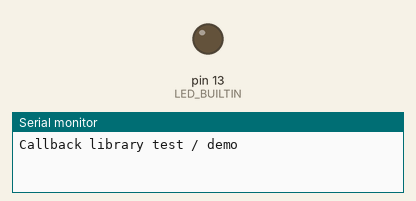
Recording of a sketch running on a simulated Arduino Uno, built with avr-gcc and run on an emulated ATmega328P. Shown: output pins drawn as LEDs (lit = HIGH), the last lines printed to the serial monitor.

Above: at 1.0 s.
At 7.0 s:
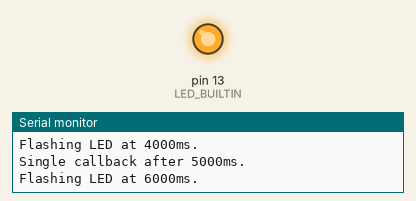
Timing chart, 0 to 9.2 s (numbered marks = the images above):
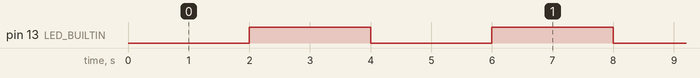

The sketch:

CallbackFunction.ino
```cpp
//This works. Now to make it into a library to be easily included.
//See PJON library for structs in libraries.
#include "typedefs.h"
#include "defines.h"
#define maxCallbacks 3
callback callbacks[maxCallbacks];
void setup() {
  Serial.begin(38400);
  pinMode(LED_BUILTIN,OUTPUT);
  Serial.println(F("Callback library test / demo"));
  registerCallback(2000,true,flashLED);
  registerCallback(5000,false,serialTest);
}

void loop() {
  checkCallbacks();
}
void flashLED() {
  digitalWrite(LED_BUILTIN,!digitalRead(LED_BUILTIN));
  Serial.print(F("Flashing LED at "));
  Serial.print(millis());
  Serial.println(F("ms."));
}
void serialTest() {
  Serial.print(F("Single callback after "));
  Serial.print(millis());
  Serial.println(F("ms."));
}
```

callbacks.ino
```cpp
//Call this function often - this will check if any callbacks need to be executed and run them.
void checkCallbacks() {
  unsigned long currentTime = millis();
  //Loop over all the current callbacks, check if they are active, check if the time is right, then execute.
  for(byte index = 0; index < maxCallbacks; index++) {
    if(callbacks[index].active == true) { //Simple operation first
      if(currentTime - callbacks[index].startTime >= callbacks[index].duration) { //More complex 32 bit. Check the actual time.
        //The callback will be executed.
        if(callbacks[index].repeat) { //If the callback should be repeated, enter the next time, else stop it.
          callbacks[index].startTime = currentTime; //Set the next time to callback.
        } else {
          callbacks[index].active = false;
        }
        //Call the function
        callbacks[index].returnFunction();
      }
    }
  }
}
//Disble a callback - usefull for looped callbacks
void cancelCallback(byte index) {
  callbacks[index].active = false;
}
//Register a callback into an empty callback slot. If the buffer is full, this will return callbackBufferFull (255), otherwise the index of the callback in the buffer
byte registerCallback(unsigned long duration,bool repeat, void (*returnFunction)) {
  //Do a linear search to find a non assigned callback, otherwise return a callback overload error code
  //Deliver the goods into the empty callback in the array
  byte index;
  for(index = 0; index < maxCallbacks; index++) {
    if(callbacks[index].active == false) {
      break; //Exit the for loop - we found an empty callback spot.
    }
  }
  if(index == maxCallbacks) { //We didn't find an empty slot for the callback.
    return callbackBufferFull;
  }
  //Set up the callback
  callbacks[index].startTime = millis();
  callbacks[index].duration = duration;
  callbacks[index].returnFunction = returnFunction;
  callbacks[index].active = true;
  callbacks[index].repeat = repeat;
  return index; //Send back the index of the callback function 'cause why not.
}
```

defines.h
```cpp
#define callbackBufferFull 255
```

typedefs.h
```cpp
//Have a look at this?: https://arduino.stackexchange.com/questions/23063/user-callback-functions
//Put structs into an an array and loop over them from time to time to check if any needs calling.
//Use link above to find out how to do varying params.
struct callback {
  unsigned long startTime;
  unsigned long duration;
  void (*returnFunction)();
  bool active; //True when yet to be called, false after called
  bool repeat; //True when repeating, false when single shot.
};
byte registerCallback(unsigned long duration,bool repeat, void (*returnFunction));
```

Measured:
- by itself, pin 13 (LED_BUILTIN): alternates HIGH for 2.0 s and LOW for 2.0 s
